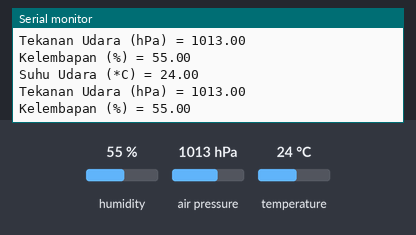
This sketch was run on a simulated Arduino Uno, built with avr-gcc and run on an emulated ATmega328P. Shown: the last lines printed to the serial monitor. The test bench sets the inputs (shaded band); at power-on: humidity 55 %, air pressure 1013 hPa, temperature 24 °C.

Above: at 5.8 s.
5.9 s: humidity set to 22 %
At 11.4 s:
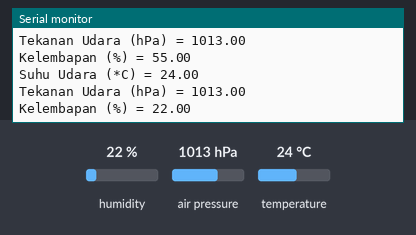
11.9 s: air pressure set to 952 hPa
At 15.7 s:
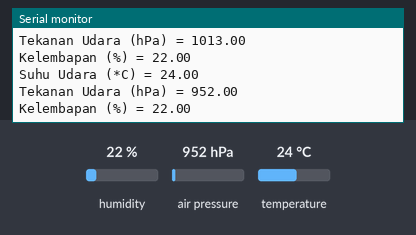
17.9 s: temperature set to 12 °C
At 21.2 s:
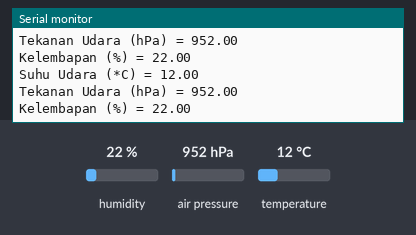

Measured:
- after the input at 5.9 s, the serial monitor: prints a new line after 4.2 s (image 1)
- after the input at 11.9 s, the serial monitor: prints a new line after 3.2 s (image 2)
- after the input at 17.9 s, the serial monitor: prints a new line after 2.2 s (image 3)

The sketch:

bme280test_FIX.ino
```cpp
#include <Wire.h>
#include <SPI.h>
#include <Adafruit_Sensor.h>
#include <Adafruit_BME280.h>


Adafruit_BME280 bme; // I2C

unsigned long delayTime;

void setup() {
    Serial.begin(9600);
    while(!Serial);
    Serial.println(F("BME280 test"));

    unsigned status;

    // default settings
    status = bme.begin();

    // You can also pass in a Wire library object like &Wire2
    status = bme.begin(0x76);
    if (!status) {
        Serial.println("Could not find a valid BME280 sensor, check wiring, address, sensor ID!");
        Serial.print("SensorID was: 0x"); Serial.println(bme.sensorID(),16);
        Serial.print("        ID of 0xFF probably means a bad address, a BMP 180 or BMP 085\n");
        Serial.print("   ID of 0x56-0x58 represents a BMP 280,\n");
        Serial.print("        ID of 0x60 represents a BME 280.\n");
        Serial.print("        ID of 0x61 represents a BME 680.\n");
        while (1) delay(10);
    }

    Serial.println("-- Default Test --");
    delayTime = 5000;

    Serial.println();
}


void loop() {
    printValues();
    delay(delayTime);
}


void printValues() {

    Serial.print("Suhu Udara (*C) = ");
    Serial.println(bme.readTemperature());

    Serial.print("Tekanan Udara (hPa) = ");
    Serial.println(bme.readPressure() / 100.0F);

    Serial.print("Kelembapan (%) = ");
    Serial.print(bme.readHumidity());
    Serial.println();
}
```
